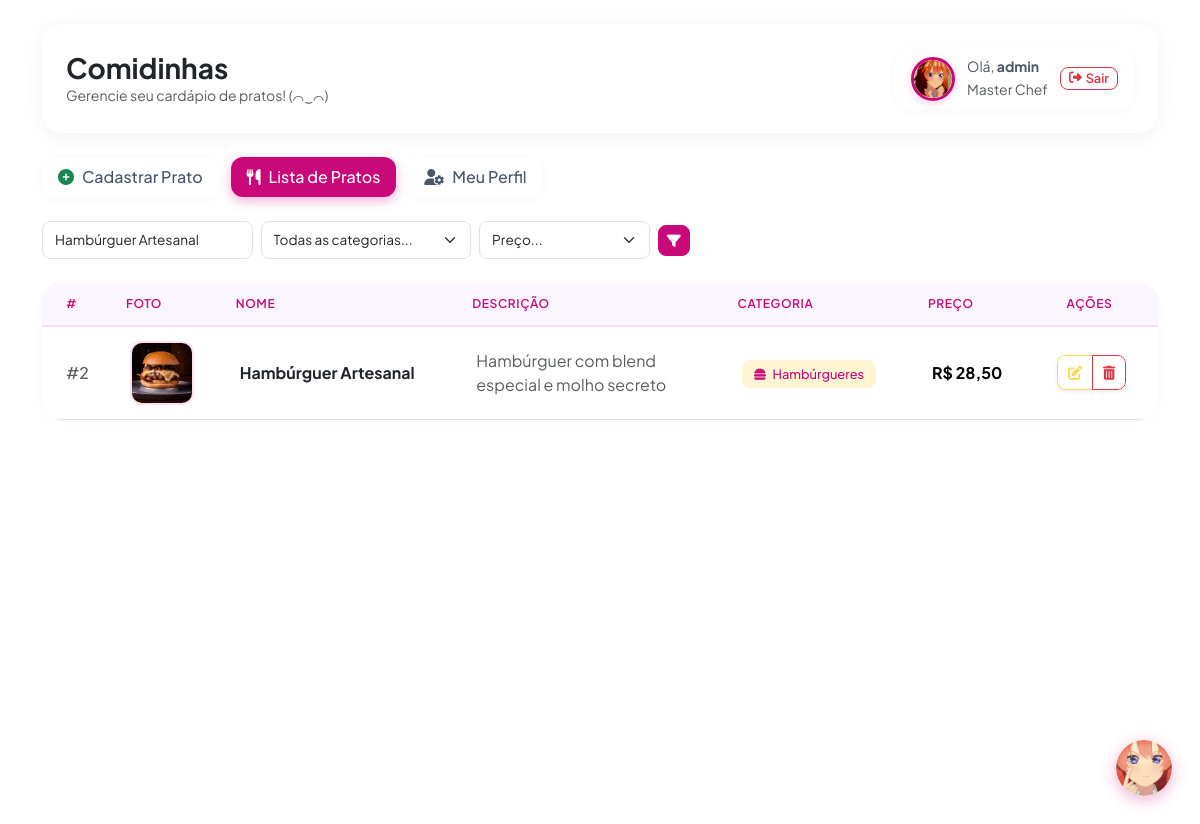
Screenshot of /pages/lista.php?busca=Hambúrguer Artesanal (signed in) with the database file from the repository.
### tables this page shows
CREATE TABLE `comidinhas` (
  `id` int(11) NOT NULL,
  `nome` varchar(100) NOT NULL,
  `descricao` varchar(255) NOT NULL,
  `preco` decimal(10,2) NOT NULL DEFAULT 0.00,
  `id_categoria` int(11) NOT NULL,
  `imagem` varchar(255) DEFAULT NULL
);

CREATE TABLE `categorias` (
  `id` int(11) NOT NULL,
  `nome` varchar(100) NOT NULL,
  `icone` varchar(100) NOT NULL DEFAULT 'fa-utensils'
);

### public/pages/lista.php (the view, shortened to what this page needs)
<?php
include __DIR__ . '/../../api/config/conexao.php';
$busca      = $_GET['busca'] ?? '';
$filtro_ord = $_GET['filtro_ord'] ?? '';
$status     = $_GET['status'] ?? '';
$erro       = $_GET['erro'] ?? '';
$itensPorPagina = 8;
$paginaAtual    = max(1, (int)($_GET['pagina'] ?? 1));
$sqlTotal     = "SELECT COUNT(*) as total FROM comidinhas WHERE 1=1";
$paramsTotal  = [];
$typesTotal   = '';
if (!empty($busca))
{
    $sqlTotal     .= " AND nome LIKE ?";
    $paramsTotal[] = "%{$busca}%";
    $typesTotal   .= 's';
}
$stmtTotal = mysqli_prepare($con, $sqlTotal);
if (!empty($typesTotal))
{
    mysqli_stmt_bind_param($stmtTotal, $typesTotal, ...$paramsTotal);
}
mysqli_stmt_execute($stmtTotal);
$totalRegistros = mysqli_fetch_assoc(mysqli_stmt_get_result($stmtTotal))['total'];
$totalPaginas   = max(1, (int) ceil($totalRegistros / $itensPorPagina));
$paginaAtual    = min($paginaAtual, $totalPaginas);
$offset         = ($paginaAtual - 1) * $itensPorPagina;
$sqlPratos = "SELECT c.*, cat.nome as categoria, cat.icone as categoria_icone
              FROM comidinhas c
              LEFT JOIN categorias cat ON c.id_categoria = cat.id
              WHERE 1=1";
$params = [];
$types  = '';
if (!empty($busca))
{
    $sqlPratos .= " AND c.nome LIKE ?";
    $params[]   = "%{$busca}%";
    $types     .= 's';
}
if ($filtro_ord === 'preco_asc')
{
    $sqlPratos .= " ORDER BY c.preco ASC";
}
elseif ($filtro_ord === 'preco_desc')
{
    $sqlPratos .= " ORDER BY c.preco DESC";
}
else
{
    $sqlPratos .= " ORDER BY c.id DESC";
}
$sqlPratos .= " LIMIT ? OFFSET ?";
$params[]   = $itensPorPagina;
$types     .= 'i';
$params[]   = $offset;
$types     .= 'i';
$stmtPratos = mysqli_prepare($con, $sqlPratos);
mysqli_stmt_bind_param($stmtPratos, $types, ...$params);
mysqli_stmt_execute($stmtPratos);
$pratos = mysqli_stmt_get_result($stmtPratos);
?>
<!DOCTYPE html>
<html lang="pt-BR">
<head>
    <link href="https://cdn.jsdelivr.net/npm/bootstrap@5.3.2/dist/css/bootstrap.min.css" rel="stylesheet">
    <link href="https://cdnjs.cloudflare.com/ajax/libs/font-awesome/6.4.2/css/all.min.css" rel="stylesheet">
    <link href="https://cdn.jsdelivr.net/npm/sweetalert2@11/dist/sweetalert2.min.css" rel="stylesheet">
    <link rel="stylesheet" href="../assets/css/pages/lista.css">
</head>
<body data-status="<?= htmlspecialchars($status) ?>"
      data-erro="<?= htmlspecialchars($erro) ?>">
<div class="container mt-4">
    <div class="hero-card p-4 mb-4 d-flex flex-column flex-md-row justify-content-between align-items-md-center gap-3">
        <div>
            <h1 class="h3 fw-bold text-dark m-0">Comidinhas</h1>
            <p class="text-muted small m-0">Gerencie seu cardápio de pratos! (⌒‿⌒)</p>
        </div>
        <?php include __DIR__ . '/../components/header_usuario.php'; ?>
    </div>
    <div class="mb-4">
        <ul class="nav nav-pills">
            <li class="nav-item">
                <a class="nav-link" href="cadastro_pratos.php">
                    <i class="fa-solid fa-circle-plus text-success me-2"></i>Cadastrar Prato
                </a>
            </li>
            <li class="nav-item">
                <a class="nav-link active" href="#">
                    <i class="fa-solid fa-utensils me-2"></i>Lista de Pratos
                </a>
            </li>
            <li class="nav-item">
                <a class="nav-link" href="perfil.php">
                    <i class="fa-solid fa-user-gear me-2"></i>Meu Perfil
                </a>
            </li>
        </ul>
    </div>
    <div class="row g-2 align-items-center mb-4">
        <div class="col-md-7 col-12">
            <form method="GET" action="lista.php" class="row g-2 justify-content-md-end align-items-center search-form">
                <div class="col-sm-4 col-6">
                    <input type="text" name="busca"
                           class="form-control form-control-sm border rounded-3"
                           placeholder="🔍 Buscar por nome..."
                           value="<?= htmlspecialchars($busca) ?>">
                </div>
                <div class="col-sm-4 col-6">
                    <select name="filtro_cat" class="form-select form-select-sm border rounded-3">
                        <option value="">Todas as categorias...</option>
                    </select>
                </div>
                <div class="col-sm-4 col-12">
                    <div class="filtro-preco-wrapper">
                        <select name="filtro_ord" class="form-select form-select-sm border rounded-3">
                            <option value="">Preço...</option>
                        </select>
                        <button type="submit" class="btn btn-sm btn-primary text-white rounded-3 btn-filtro" title="Filtrar">
                            <i class="fa-solid fa-filter"></i>
                        </button>
                    </div>
                </div>
            </form>
        </div>
    </div>
    <div class="card main-card bg-white">
        <div class="table-responsive">
            <table class="table table-itsuki align-middle mb-0">
                <thead>
                    <tr>
                        <th class="ps-4">#</th>
                        <th>Foto</th>
                        <th>Nome</th>
                        <th>Descrição</th>
                        <th>Categoria</th>
                        <th>Preço</th>
                        <th class="text-center pe-4">Ações</th>
                    </tr>
                </thead>
                <tbody>
                    <?php while ($linha = mysqli_fetch_array($pratos)): ?>
                    <tr>
                        <td class="ps-4 text-muted fw-medium">#<?= $linha['id'] ?></td>
                        <td>
                            <?php
                                $caminhoImagem = !empty($linha['imagem'])
                                    ? '../assets/img/pratos/' . htmlspecialchars($linha['imagem'])
                                    : '../assets/img/pratos/prato_padrao.png';
                            ?>
                            <img src="<?= $caminhoImagem ?>"
                                 class="produto-img-table"
                                 alt="Foto do prato"
                                 data-product-name="<?= htmlspecialchars($linha['nome']) ?>"
                                 data-product-src="<?= $caminhoImagem ?>"
                                 onerror="this.onerror=null;this.src='../assets/img/pratos/prato_padrao.png';">
                        </td>
                        <td><span class="fw-bold text-dark"><?= htmlspecialchars($linha['nome']) ?></span></td>
                        <td>
                            <span class="text-muted" style="max-width: 200px; display: -webkit-box; -webkit-line-clamp: 2; -webkit-box-orient: vertical; overflow: hidden;">
                                <?= htmlspecialchars($linha['descricao']) ?>
                            </span>
                        </td>
                        <td>
                            <span class="badge-categoria">
                                <?php if (!empty($linha['categoria'])): ?>
                                    <i class="fa-solid <?= htmlspecialchars($linha['categoria_icone'] ?? 'fa-utensils') ?> me-1"></i>
                                <?php endif; ?>
                                <?= htmlspecialchars($linha['categoria'] ?? 'Sem categoria') ?>
                            </span>
                        </td>
                        <td class="preco-col">
                            R$ <?= number_format((float) $linha['preco'], 2, ',', '.') ?>
                        </td>
                        <td class="text-center pe-4">
                            <div class="btn-group btn-group-sm rounded-3 overflow-hidden shadow-sm">
                                <a href="editar.php?id=<?= $linha['id'] ?>" class="btn btn-editar" title="Editar">
                                    <i class="fa-solid fa-pen-to-square"></i>
                                </a>
                                <button type="button" class="btn btn-excluir" title="Excluir"
                                        onclick="confirmarExclusao(<?= $linha['id'] ?>, '<?= htmlspecialchars(addslashes($linha['nome'])) ?>')">
                                    <i class="fa-solid fa-trash-can"></i>
                                </button>
                            </div>
                        </td>
                    </tr>
                    <?php endwhile; ?>
                </tbody>
            </table>
        </div>
    </div>
</div>
</body>
</html>

### public/assets/css/pages/lista.css (style rules this page uses)
.table-responsive { border-radius: var(--radius-xl); overflow: hidden; }
.table { margin-bottom: 0; }
.table thead th { padding: 0.75rem; border-bottom: 2px solid var(--itsuki-primary-light); background-color: #faf5ff; color: var(--itsuki-primary); font-size: 0.75rem; font-weight: 600; letter-spacing: 0.05em; text-transform: uppercase; }
.table td { padding: 0.75rem; vertical-align: middle; }
.btn-editar { padding: 6px 10px; border: 1px solid var(--itsuki-gold); border-radius: var(--radius-sm); background: transparent; color: var(--itsuki-gold); transition: all var(--transition-fast); }
.btn-excluir { padding: 6px 10px; border: 1px solid var(--color-danger); border-radius: var(--radius-sm); background: transparent; color: var(--color-danger); transition: all var(--transition-fast); }
.search-form .form-control, .search-form .form-select { padding: 0.5rem 0.75rem; border: 1px solid var(--border-color); border-radius: var(--radius-md); font-size: 0.85rem; }
.preco-col { color: var(--itsuki-primary); font-weight: 700; white-space: nowrap; }

### public/assets/css/global.css (style rules this page uses)
body { min-height: 100vh; color: var(--text-secondary); font-family: 'Plus Jakarta Sans', sans-serif; background-image: url("../img/global/fundo.png"); background-size: cover; background-attachment: fixed; background-position: center; background-repeat: no-repeat; }
.table-itsuki > thead { background: var(--itsuki-primary-light); }
.table-itsuki > thead th { border-bottom: 2px solid var(--itsuki-primary); padding: 0.85rem 1rem; color: var(--itsuki-primary); font-size: 0.75rem; font-weight: 700; letter-spacing: 0.5px; text-transform: uppercase; white-space: nowrap; }
.table-itsuki > tbody tr { transition: background-color 0.2s ease; }
.table-itsuki > tbody td { padding: 0.85rem 1rem; vertical-align: middle; }
.table-itsuki .produto-img-table { width: 64px; height: 64px; border: 2px solid var(--itsuki-primary-light); border-radius: 12px; object-fit: cover; cursor: zoom-in; transition: all 0.25s ease; }
.filtro-preco-wrapper { display: flex; align-items: center; gap: 0.5rem; }
.filtro-preco-wrapper .form-select { flex: 1; }
.filtro-preco-wrapper .btn-filtro { white-space: nowrap; }

### public/assets/css/components.css (style rules this page uses)
.hero-card { background: var(--bg-card); border-radius: var(--radius-xl); box-shadow: var(--shadow-md); border: none; }
.nav-pills { gap: 0.75rem; }
.nav-pills .nav-link { background: var(--bg-card); border-radius: var(--radius-md); box-shadow: var(--shadow-sm); color: var(--text-secondary); font-weight: 500; transition: all var(--transition-fast); }
.nav-pills .nav-link.active { background: var(--itsuki-primary); color: var(--text-on-primary); box-shadow: 0 4px 12px rgba(201, 8, 121, 0.3); }
.nav-pills .nav-link.active i { color: #fff !important; }
.btn-primary { background: var(--itsuki-primary); border-color: var(--itsuki-primary); border-radius: var(--radius-md); font-weight: 600; transition: all var(--transition-fast); }
.main-card { background: var(--bg-card); border-radius: var(--radius-xl); box-shadow: var(--shadow-sm); border: none; }
.table thead th { border-bottom: 2px solid var(--itsuki-primary-light); }
.badge-categoria { padding: 6px 12px; border-radius: var(--radius-sm); color: var(--itsuki-primary); font-size: 0.8rem; font-weight: 500; background-color: var(--itsuki-gold-light); }

### public/assets/css/variables.css (style rules this page uses)
:root { --itsuki-primary: #c90879; --itsuki-secondary: #f23078; --itsuki-light: #fffade; --itsuki-yellow: #f5f05f; --itsuki-gold: #fcd74e; --itsuki-primary-hover: #a80665; --itsuki-primary-light: rgba(201, 8, 121, 0.12); --itsuki-secondary-light: rgba(242, 48, 120, 0.15); --itsuki-gold-light: rgba(252, 215, 78, 0.25); --color-success: #28a745; --color-success-light: rgba(40, 167, 69, 0.15); --color-danger: #dc3545; --color-danger-light: rgba(220, 53, 69, 0.15); --color-warning: #ffc107; --color-info: #c90879; --text-primary: #1a1a2e; --text-secondary: #4a5568; --text-muted: #a0aec0; --text-on-primary: #fff; --bg-card: #fff; --bg-card-overlay: rgba(255, 255, 255, 0.95); --bg-body: #f5f0ff; --bg-input: #fff; --border-color: #dee2e6; --border-focus: var(--itsuki-primary); --shadow-sm: 0 2px 8px rgba(0, 0, 0, 0.03); --shadow-md: 0 4px 20px rgba(0, 0, 0, 0.06); --shadow-lg: 0 10px 30px rgba(0, 0, 0, 0.1); --shadow-hover: 0 6px 24px rgba(201, 8, 121, 0.12); --radius-sm: 8px; --radius-md: 12px; --radius-lg: 16px; --radius-xl: 20px; --radius-2xl: 24px; --transition-fast: 0.15s ease; --transition-normal: 0.25s ease; }

### rows the page displays
comidinhas: id "2", imagem (picture), nome "Hambúrguer Artesanal", descricao "Hambúrguer com blend especial e molho secreto", id_categoria.nome "Hambúrgueres", preco "28,50"

### other values shown
$nomeUsuario "admin"
